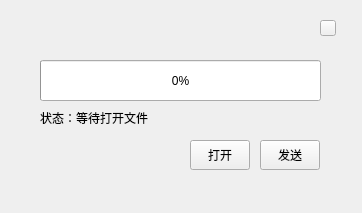
<?xml version="1.0" encoding="UTF-8"?>
<ui version="4.0">
 <class>Client</class>
 <widget class="QWidget" name="Client">
  <property name="geometry">
   <rect>
    <x>0</x>
    <y>0</y>
    <width>362</width>
    <height>213</height>
   </rect>
  </property>
  <property name="windowTitle">
   <string>Client</string>
  </property>
  <widget class="QWidget" name="widget" native="true">
   <property name="geometry">
    <rect>
     <x>10</x>
     <y>10</y>
     <width>341</width>
     <height>191</height>
    </rect>
   </property>
   <widget class="QPushButton" name="pushButton_2">
    <property name="geometry">
     <rect>
      <x>250</x>
      <y>130</y>
      <width>60</width>
      <height>30</height>
     </rect>
    </property>
    <property name="cursor">
     <cursorShape>PointingHandCursor</cursorShape>
    </property>
    <property name="text">
     <string>发送</string>
    </property>
   </widget>
   <widget class="QLabel" name="label_3">
    <property name="geometry">
     <rect>
      <x>30</x>
      <y>100</y>
      <width>391</width>
      <height>16</height>
     </rect>
    </property>
    <property name="text">
     <string>状态：等待打开文件</string>
    </property>
    <property name="wordWrap">
     <bool>true</bool>
    </property>
   </widget>
   <widget class="RadiusProgressBar" name="progressBar">
    <property name="geometry">
     <rect>
      <x>30</x>
      <y>50</y>
      <width>281</width>
      <height>41</height>
     </rect>
    </property>
    <property name="value">
     <number>0</number>
    </property>
   </widget>
   <widget class="QPushButton" name="pushButton">
    <property name="geometry">
     <rect>
      <x>180</x>
      <y>130</y>
      <width>60</width>
      <height>30</height>
     </rect>
    </property>
    <property name="cursor">
     <cursorShape>PointingHandCursor</cursorShape>
    </property>
    <property name="text">
     <string>打开</string>
    </property>
   </widget>
   <widget class="QPushButton" name="closeBtn">
    <property name="geometry">
     <rect>
      <x>310</x>
      <y>10</y>
      <width>16</width>
      <height>16</height>
     </rect>
    </property>
    <property name="minimumSize">
     <size>
      <width>16</width>
      <height>15</height>
     </size>
    </property>
    <property name="maximumSize">
     <size>
      <width>16</width>
      <height>16</height>
     </size>
    </property>
    <property name="cursor">
     <cursorShape>PointingHandCursor</cursorShape>
    </property>
    <property name="text">
     <string/>
    </property>
   </widget>
  </widget>
 </widget>
 <layoutdefault spacing="6" margin="11"/>
 <customwidgets>
  <customwidget>
   <class>RadiusProgressBar</class>
   <extends>QProgressBar</extends>
   <header location="global">radiusprogressbar.h</header>
   <container>1</container>
  </customwidget>
 </customwidgets>
 <resources/>
 <connections/>
</ui>
